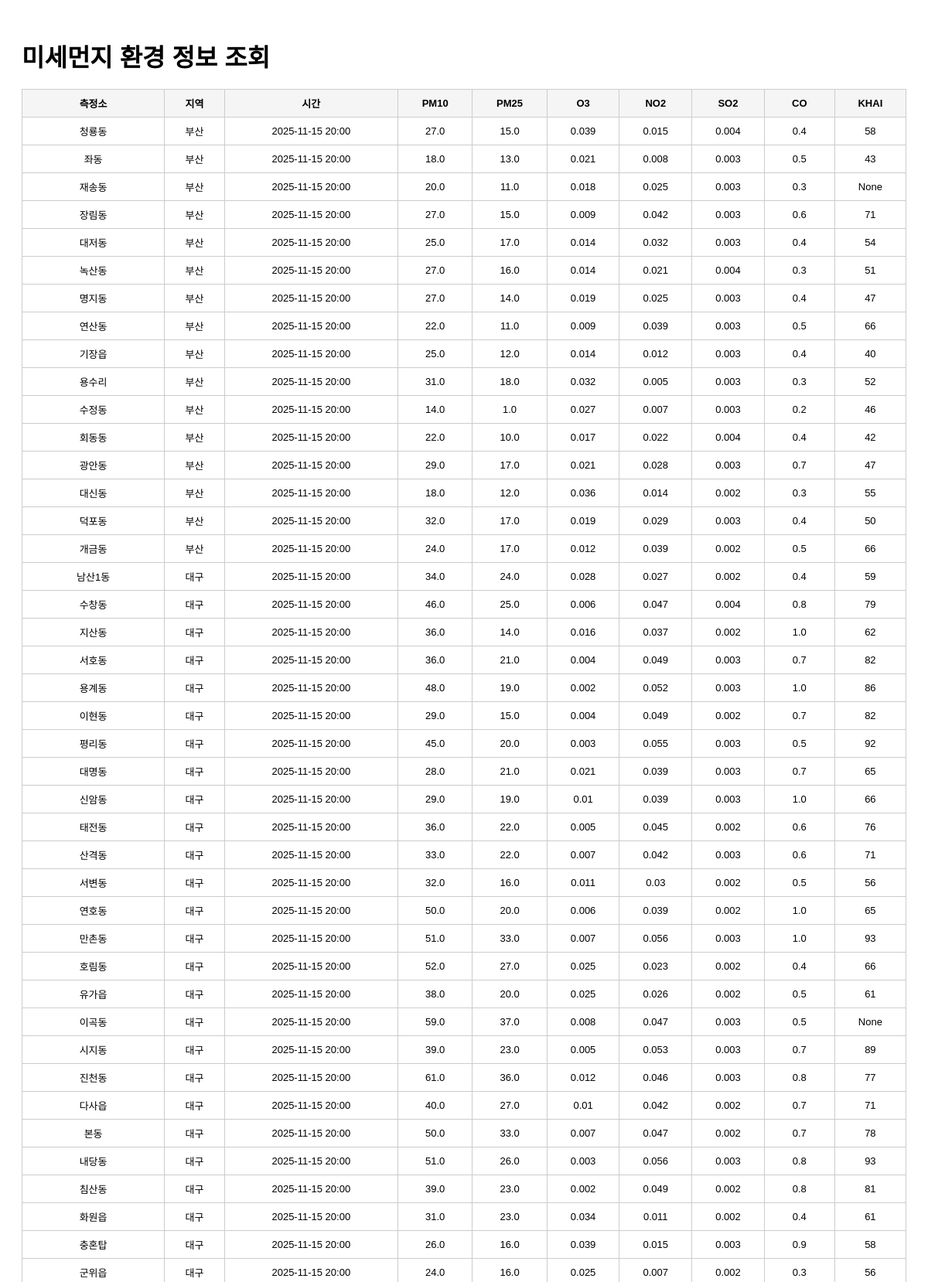
/list?page=3 (upper part), run on the app's committed database.
### tables this page shows
CREATE TABLE air_quality (
    id        INTEGER PRIMARY KEY AUTOINCREMENT,
    station   TEXT,
    sido      TEXT,
    dataTime  TEXT,
    pm10      REAL,
    pm25      REAL,
    o3        REAL,
    no2       REAL,
    so2       REAL,
    co        REAL,
    khai      INTEGER
);

### app.py (the view)
@app.route("/list")
def list_data():
    page = int(request.args.get("page", 1))
    per_page = 100  # 페이지당 100개
    offset = (page - 1) * per_page
    conn = sqlite3.connect(DB_PATH)
    cur = conn.cursor()
    cur.execute("""
        SELECT station, sido, dataTime, pm10, pm25, o3, no2, so2, co, khai
        FROM air_quality
        ORDER BY dataTime DESC
        LIMIT ? OFFSET ?
    """, (per_page + 1, offset))
    rows = cur.fetchall()
    conn.close()
    has_next = len(rows) > per_page
    rows = rows[:per_page]
    return render_template(
        "list.html",
        rows=rows,
        page=page,
        has_next=has_next
    )

### templates/list.html (shortened to what this page needs)
<!DOCTYPE html>
<html lang="ko">
<head>
</head>
<body>
    <h1>미세먼지 환경 정보 조회</h1>
    <table>
        <tr>
            <th>측정소</th>
            <th>지역</th>
            <th>시간</th>
            <th>PM10</th>
            <th>PM25</th>
            <th>O3</th>
            <th>NO2</th>
            <th>SO2</th>
            <th>CO</th>
            <th>KHAI</th>
        </tr>
        {% for row in rows %}
        <tr>
            <td>{{ row[0] }}</td>
            <td>{{ row[1] }}</td>
            <td>{{ row[2] }}</td>
            <td>{{ row[3] }}</td>
            <td>{{ row[4] }}</td>
            <td>{{ row[5] }}</td>
            <td>{{ row[6] }}</td>
            <td>{{ row[7] }}</td>
            <td>{{ row[8] }}</td>
            <td>{{ row[9] }}</td>
        </tr>
        {% endfor %}
    </table>
</body>
</html>

### templates/list.html (style rules this page uses)
body { font-family: Arial, sans-serif; padding: 20px; }
h1 { margin-bottom: 20px; }
table { width: 100%; border-collapse: collapse; margin-bottom: 20px; }
th, td { border: 1px solid #ccc; padding: 8px; text-align: center; font-size: 13px; }
th { background: #f5f5f5; }

### data on the page
air_quality: station "청룡동", sido "부산", dataTime "2025-11-15 20:00", pm10 "27.0", pm25 "15.0", o3 "0.039", no2 "0.015", so2 "0.004", co "0.4", khai "58"
air_quality: station "좌동", sido "부산", dataTime "2025-11-15 20:00", pm10 "18.0", pm25 "13.0", o3 "0.021", no2 "0.008", so2 "0.003", co "0.5", khai "43"
air_quality: station "재송동", sido "부산", dataTime "2025-11-15 20:00", pm10 "20.0", pm25 "11.0", o3 "0.018", no2 "0.025", so2 "0.003", co "0.3", row "None"
air_quality: station "장림동", sido "부산", dataTime "2025-11-15 20:00", pm10 "27.0", pm25 "15.0", o3 "0.009", no2 "0.042", so2 "0.003", co "0.6", khai "71"
air_quality: station "대저동", sido "부산", dataTime "2025-11-15 20:00", pm10 "25.0", pm25 "17.0", o3 "0.014", no2 "0.032", so2 "0.003", co "0.4", khai "54"
air_quality: station "녹산동", sido "부산", dataTime "2025-11-15 20:00", pm10 "27.0", pm25 "16.0", o3 "0.014", no2 "0.021", so2 "0.004", co "0.3", khai "51"
air_quality: station "명지동", sido "부산", dataTime "2025-11-15 20:00", pm10 "27.0", pm25 "14.0", o3 "0.019", no2 "0.025", so2 "0.003", co "0.4", khai "47"
air_quality: station "연산동", sido "부산", dataTime "2025-11-15 20:00", pm10 "22.0", pm25 "11.0", o3 "0.009", no2 "0.039", so2 "0.003", co "0.5", khai "66"
air_quality: station "기장읍", sido "부산", dataTime "2025-11-15 20:00", pm10 "25.0", pm25 "12.0", o3 "0.014", no2 "0.012", so2 "0.003", co "0.4", khai "40"
air_quality: station "용수리", sido "부산", dataTime "2025-11-15 20:00", pm10 "31.0", pm25 "18.0", o3 "0.032", no2 "0.005", so2 "0.003", co "0.3", khai "52"
air_quality: station "수정동", sido "부산", dataTime "2025-11-15 20:00", pm10 "14.0", pm25 "1.0", o3 "0.027", no2 "0.007", so2 "0.003", co "0.2", khai "46"
air_quality: station "회동동", sido "부산", dataTime "2025-11-15 20:00", pm10 "22.0", pm25 "10.0", o3 "0.017", no2 "0.022", so2 "0.004", co "0.4", khai "42"
air_quality: station "광안동", sido "부산", dataTime "2025-11-15 20:00", pm10 "29.0", pm25 "17.0", o3 "0.021", no2 "0.028", so2 "0.003", co "0.7", khai "47"
air_quality: station "대신동", sido "부산", dataTime "2025-11-15 20:00", pm10 "18.0", pm25 "12.0", o3 "0.036", no2 "0.014", so2 "0.002", co "0.3", khai "55"
air_quality: station "덕포동", sido "부산", dataTime "2025-11-15 20:00", pm10 "32.0", pm25 "17.0", o3 "0.019", no2 "0.029", so2 "0.003", co "0.4", khai "50"
air_quality: station "개금동", sido "부산", dataTime "2025-11-15 20:00", pm10 "24.0", pm25 "17.0", o3 "0.012", no2 "0.039", so2 "0.002", co "0.5", khai "66"
air_quality: station "남산1동", sido "대구", dataTime "2025-11-15 20:00", pm10 "34.0", pm25 "24.0", o3 "0.028", no2 "0.027", so2 "0.002", co "0.4", khai "59"
air_quality: station "수창동", sido "대구", dataTime "2025-11-15 20:00", pm10 "46.0", pm25 "25.0", o3 "0.006", no2 "0.047", so2 "0.004", co "0.8", khai "79"
air_quality: station "지산동", sido "대구", dataTime "2025-11-15 20:00", pm10 "36.0", pm25 "14.0", o3 "0.016", no2 "0.037", so2 "0.002", co "1.0", khai "62"
air_quality: station "서호동", sido "대구", dataTime "2025-11-15 20:00", pm10 "36.0", pm25 "21.0", o3 "0.004", no2 "0.049", so2 "0.003", co "0.7", khai "82"
air_quality: station "용계동", sido "대구", dataTime "2025-11-15 20:00", pm10 "48.0", pm25 "19.0", o3 "0.002", no2 "0.052", so2 "0.003", co "1.0", khai "86"
air_quality: station "이현동", sido "대구", dataTime "2025-11-15 20:00", pm10 "29.0", pm25 "15.0", o3 "0.004", no2 "0.049", so2 "0.002", co "0.7", khai "82"
air_quality: station "평리동", sido "대구", dataTime "2025-11-15 20:00", pm10 "45.0", pm25 "20.0", o3 "0.003", no2 "0.055", so2 "0.003", co "0.5", khai "92"
air_quality: station "대명동", sido "대구", dataTime "2025-11-15 20:00", pm10 "28.0", pm25 "21.0", o3 "0.021", no2 "0.039", so2 "0.003", co "0.7", khai "65"
air_quality: station "신암동", sido "대구", dataTime "2025-11-15 20:00", pm10 "29.0", pm25 "19.0", o3 "0.01", no2 "0.039", so2 "0.003", co "1.0", khai "66"
air_quality: station "태전동", sido "대구", dataTime "2025-11-15 20:00", pm10 "36.0", pm25 "22.0", o3 "0.005", no2 "0.045", so2 "0.002", co "0.6", khai "76"
air_quality: station "산격동", sido "대구", dataTime "2025-11-15 20:00", pm10 "33.0", pm25 "22.0", o3 "0.007", no2 "0.042", so2 "0.003", co "0.6", khai "71"
air_quality: station "서변동", sido "대구", dataTime "2025-11-15 20:00", pm10 "32.0", pm25 "16.0", o3 "0.011", no2 "0.03", so2 "0.002", co "0.5", khai "56"
air_quality: station "연호동", sido "대구", dataTime "2025-11-15 20:00", pm10 "50.0", pm25 "20.0", o3 "0.006", no2 "0.039", so2 "0.002", co "1.0", khai "65"
air_quality: station "만촌동", sido "대구", dataTime "2025-11-15 20:00", pm10 "51.0", pm25 "33.0", o3 "0.007", no2 "0.056", so2 "0.003", co "1.0", khai "93"
air_quality: station "호림동", sido "대구", dataTime "2025-11-15 20:00", pm10 "52.0", pm25 "27.0", o3 "0.025", no2 "0.023", so2 "0.002", co "0.4", khai "66"
air_quality: station "유가읍", sido "대구", dataTime "2025-11-15 20:00", pm10 "38.0", pm25 "20.0", o3 "0.025", no2 "0.026", so2 "0.002", co "0.5", khai "61"
air_quality: station "이곡동", sido "대구", dataTime "2025-11-15 20:00", pm10 "59.0", pm25 "37.0", o3 "0.008", no2 "0.047", so2 "0.003", co "0.5", row "None"
air_quality: station "시지동", sido "대구", dataTime "2025-11-15 20:00", pm10 "39.0", pm25 "23.0", o3 "0.005", no2 "0.053", so2 "0.003", co "0.7", khai "89"
air_quality: station "진천동", sido "대구", dataTime "2025-11-15 20:00", pm10 "61.0", pm25 "36.0", o3 "0.012", no2 "0.046", so2 "0.003", co "0.8", khai "77"
air_quality: station "다사읍", sido "대구", dataTime "2025-11-15 20:00", pm10 "40.0", pm25 "27.0", o3 "0.01", no2 "0.042", so2 "0.002", co "0.7", khai "71"
air_quality: station "본동", sido "대구", dataTime "2025-11-15 20:00", pm10 "50.0", pm25 "33.0", o3 "0.007", no2 "0.047", so2 "0.002", co "0.7", khai "78"
air_quality: station "내당동", sido "대구", dataTime "2025-11-15 20:00", pm10 "51.0", pm25 "26.0", o3 "0.003", no2 "0.056", so2 "0.003", co "0.8", khai "93"
air_quality: station "침산동", sido "대구", dataTime "2025-11-15 20:00", pm10 "39.0", pm25 "23.0", o3 "0.002", no2 "0.049", so2 "0.002", co "0.8", khai "81"
air_quality: station "화원읍", sido "대구", dataTime "2025-11-15 20:00", pm10 "31.0", pm25 "23.0", o3 "0.034", no2 "0.011", so2 "0.002", co "0.4", khai "61"
air_quality: station "충혼탑", sido "대구", dataTime "2025-11-15 20:00", pm10 "26.0", pm25 "16.0", o3 "0.039", no2 "0.015", so2 "0.003", co "0.9", khai "58"
air_quality: station "군위읍", sido "대구", dataTime "2025-11-15 20:00", pm10 "24.0", pm25 "16.0", o3 "0.025", no2 "0.007", so2 "0.002", co "0.3", khai "56"
